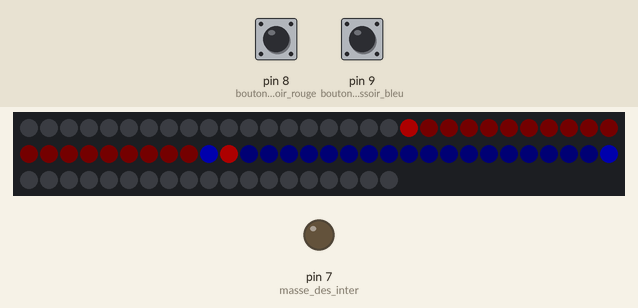
The sketch below on a simulated Arduino Uno, built with avr-gcc and run on an emulated ATmega328P. Parts: 79 RGB LEDs in strip order, left to right, continuing on the next row, output pins drawn as LEDs (lit = HIGH). Inputs (shaded band) come from the test bench; at power-on: pin 8 (bouton_poussoir_rouge) HIGH, pin 9 (bouton_poussoir_bleu) HIGH. Dim RGB values are drawn brighter than linear.

Above: at 1.2 s.
1.3 s: pin 8 (bouton_poussoir_rouge) pulled LOW for 1 s
2.9 s: pin 8 (bouton_poussoir_rouge) pulled LOW for 3.2 s
6.7 s: pin 9 (bouton_poussoir_bleu) pulled LOW for 0.15 s
7.4 s: pin 9 (bouton_poussoir_bleu) pulled LOW for 1 s
Timing chart, 0 to 10.0 s (numbered marks = the images above; inputs shaded):
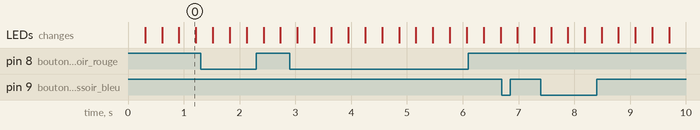

The sketch:

barre_04.ino
```cpp
#include <Adafruit_NeoPixel.h>

const int nbled=79; // nombre de led du ruban

unsigned long t0, t1, t_r, t_b; //les tempos t1  pour fonction dégrade, t_r vitesse balle rouge, t_b vitesse balle bleu

Adafruit_NeoPixel led = Adafruit_NeoPixel(nbled, 6, NEO_GRB + NEO_KHZ800);

int p_c = nbled/2; // position du centre

int l_c_r; // largeur du curseur rouge
int l_c_b; // largeur du curseur bleu

int pos_r; // position de la balle rouge
int pos_b; // position de la balle bleu

int vt_r; // vitesse de la balle rouge
int vt_b; // vitesse de la balle bleu

int dir_r; // direction balle rouge
int dir_b; // direction balle bleu

int m_d_r; // pour un appuis correct sur bp rouge dans les limites
int m_d_b; // pour un appuis correct sur bp bleu dans les limites

bool tg; // autorise la tempo si gangé

int in_r,m_in_r,in_b,m_in_b; // antirebond des boutons

uint32_t coul[]={0x330000 , 0x000033 , 0x002200 , 0x222200 , 0x220022 , 0x002222}; // mémo de la couleur

/*######################  setup  #############################*/
void setup() {

  led.begin(); // active le ruban de led

  pinMode(7,OUTPUT); // masse des inter
  pinMode(8,INPUT_PULLUP); // bouton poussoir rouge
  pinMode(9,INPUT_PULLUP); // bouton poussoir bleu

  _init(); // initialise les valeurs

 }

/*######################  loop  #############################*/
void loop() {
  t0=millis(); // mémorise le temps

  if (l_c_r < 4) { // si largeur de raquette rouge < 4
    gagne(0); // rouge gagne
    return; // évite de lire le reste du programme si un gagnant
  }
  else if ( l_c_b < 4) {// si largeur de raquette bleu < 4
    gagne(1); // bleu gagne
    return; // évite de lire le reste du programme si un gagnant
  }

  int c_r = p_c - l_c_r; // curseur de gauche
  int c_b = p_c + l_c_b; // curseur de droite

  led.setPixelColor( nbled/2 , coul[2] ); // point vert au centre

  for(int i = c_r +1 ; i < p_c; i++)  led.setPixelColor( i , 0x010000  ); // raquette rouge
  led.setPixelColor( c_r , coul[0]  ); // curseur rouge

  for(int i = p_c + 1; i < c_b; i++)  led.setPixelColor( i , 0x000001  ); // raquette bleu
  led.setPixelColor( c_b , coul[1] );  //  curseur bleu

  led.setPixelColor( pos_r , coul[0] );  // balle rouge
  led.setPixelColor( pos_b , coul[1] );  // balle bleu

  if (!digitalRead(8)){ // bp rouge
    if (!m_in_r) { // mémoire antirebond
      in_r = true; // valide l'appuis sur le bouton rouge
      m_in_r = true;// // mémoire antirebond
    } else in_r = false; // dé-valide l'appuis sur le bouton rouge
    led.setPixelColor( pos_r , 0xffffff );
  }

  if (!digitalRead(9)){ // bp bleu
    if (!m_in_b) {// mémoire antirebond
      in_b = true; // valide l'appuis sur le bouton bleu
      m_in_b = true;// // mémoire antirebond
    } else in_b = false; // dé-valide l'appuis sur le bouton bleu
    led.setPixelColor( pos_b , 0xffffff );
  }


  if (in_r){ // appuis sur le bouton rouge
    if ( pos_r > c_r and pos_r < p_c ){ //si la balle est entre les curseurs
      vt_r--; // baisse la vitesse de la balle rouge
      l_c_r--; // baisse la largeur de détection rouge
      m_d_r = false; // pour un appuis correct sur bp rouge
    }
  }

  if (in_b){ // appuis sur le bouton bleu
    if ( pos_b > p_c and pos_b < c_b ){ //si la balle est entre les curseurs
      vt_b--; // baisse la vitesse de la balle bleu
      l_c_b--; // baisse la largeur de détection bleu
      m_d_b = false;// pour un appuis correct  sur bp bleu
    }
  }

  if ( t0 > t_r ){ // tempo de vitesse balle rouge
    t_r = t0 + vt_r;   // initialise la tempo
    pos_r += dir_r; // déplace la balle
    if ( pos_r > nbled-1 or pos_r < 0 ) { // si la balle est sur un bord
      dir_r = -dir_r; // inverce la direction de la balle
      if (vt_r < 20 and m_d_r){ // si en dehors de la raquette
        vt_r++; // ralenti la balle
        l_c_r++;// agrandi la raquette
      }
      m_d_r = true;  // appuis incorect
      m_in_r = false; // antirebond bp rouge
    }
  }

  if ( t0 > t_b ){ // tempo de vitesse balle bleu
    t_b = t0 + vt_b;  // initialise la tempo
    pos_b += dir_b; // déplace la balle
    if ( pos_b > nbled-1 or pos_b < 0 ) {// si la balle est sur un bord
      dir_b = -dir_b;// inverce la direction de la balle
      if (vt_b<20 and m_d_b){ // si en dehors de la raquette
        vt_b++;// ralenti la balle
        l_c_b++;// agrandi la raquette
      }
      m_d_b = true; // appuis incorect
      m_in_b = false; // antirebond bp bleu
    }
  }

  led.show(); // affiche les leds
  led.clear(); // efface les leds
}

/*######################  _init  #############################*/
void _init(){

 tg = true; // autorisation d'un gagnant

 l_c_r = 20; // longeur de la raquette rouge
 l_c_b = 20; // longeur de la raquette bleu

 pos_r = 0; // position de la balle rouge
 pos_b = nbled; // position de la balle bleu

 vt_r = 20; // vitesse de la balle rouge
 vt_b = 20; // vitesse de la balle rouge

 dir_r = 1; // direction balle rouge
 dir_b = -1; // direction balle rouge

 m_d_r = dir_r; // mémoire de la direction du pion rouge
 m_d_b = dir_b; // mémoire de la direction du pion bleu

m_in_r = in_r = false; // anti rebond du bouton rouge
m_in_b = in_b = false; // anti rebond du bouton bleu

}

/*######################  gagne  #############################*/
void gagne(int c){
  // ici t_b temps pour afficher le gagnant et t_r vitesse de défilement

  if (tg) t_b = t0 + 5000; // enclanche une tempo de 5s
  tg = false; // empèche l'init de la tempo

  if ( t0 > t_r ){ // si t_r est fini
    t_r = t0 + 20;  // réarme t_r à 20ms vitesse de défilement
    pos_r += dir_r; // position du spot
    if ( pos_r > nbled-1 or pos_r < 0 ) { // si en buté
      dir_r = -dir_r; // change la direction du spot
    }
  }
  led.setPixelColor(pos_r,coul[c]); // affiche les leds de la couleur du gagnant
  degrad(30); // éfface les leds en douceur

  led.show(); // affiche les leds

  if (t0 > t_b) _init(); // au bout de 5s on recommence le jeu

}

/*######################  degrad  #############################*/
void degrad(int t){ // t détermine la vitesse d'extinction des leds
  if (t0>t1){
    for(int i=0; i<nbled; i++) {
      uint32_t c = led.getPixelColor(i); // extraction des couleurs
      byte r =   c / 0x10000;
      byte v = ( c & 0xFF00)/0x100;
      byte b =   c & 0xFF;
      led.setPixelColor(i,r/1.05,v/1.05, b/1.05); // baisse la luminosité des leds
    }
   t1 = t0 + t;
  }

}
```
